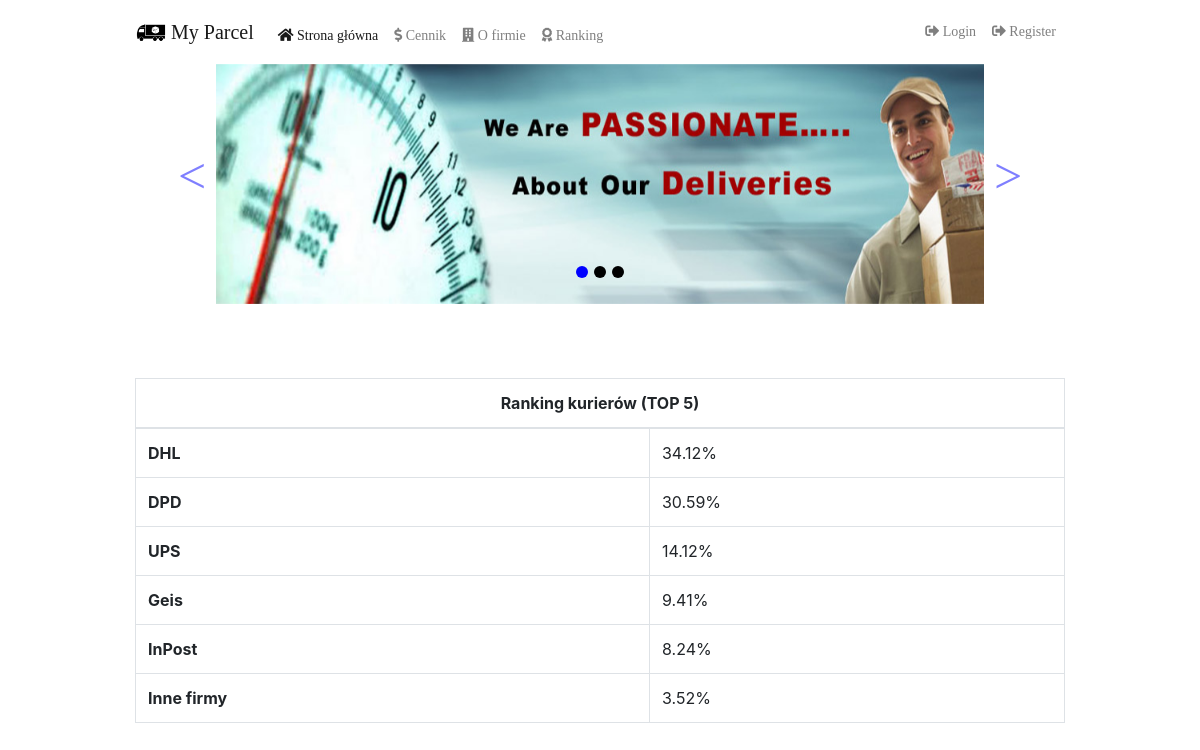
The app's page /courier-ranking/ with its own data.
### order/models.py (models this page shows, shortened)
class Courier(models.Model):
    name = models.CharField(max_length=250)

### order/views.py (the view)
# urls.py: path('courier-ranking/', views.CourierRankingView.as_view(), name='ranking'),
class CourierRankingView(generic.TemplateView):
    template_name = 'order/courier_ranking.html'
    def get_context_data(self, **kwargs):
        context = super(CourierRankingView, self).get_context_data(**kwargs)
        context['top'] = list(
            Order.objects.all().values('courier__name').annotate(total=Count('courier')).order_by('-total')[:5])
        all_couriers = Order.objects.all().count()
        for i in range(len(context['top'])):
            context['top'][i]['total'] /= all_couriers
            context['top'][i]['total'] *= 100
            context['top'][i]['total'] = round(context['top'][i]['total'], 2)
        context['top'].append(
            {'courier__name': 'Inne firmy', 'total': round(100 - sum(list(d['total'] for d in context['top'])), 2)})
        return context

### order/templates/order/courier_ranking.html (shortened to what this page needs)
{% extends 'order/base.html' %}
{% block body %}
    <div class="wrapper">
        <div class="container-fluid">
            <div class="row">
                <div class="col-lg-12">
                    <br>
                    <table class="table  table-bordered">
                        <thead>
                        <tr>
                            <th colspan="2" scope="col" class="text-center">Ranking kurierów (TOP 5)</th>
                        </tr>
                        </thead>
                        <tbody>
                        {% for value in top %}
                            <tr>
                                <td><strong>{{ value.courier__name }}</strong></td>
                                <td>{{ value.total }}%</td>
                            </tr>
                        {% endfor %}
                        </tbody>
                    </table>
                </div>
            </div>
            <div class="text-center">
                <div id="piechart" style="width: 900px; height: 500px;"></div>
            </div>
        </div>
    </div>
{% endblock %}

### order/static/order/style.css (style rules this page uses)
.container-fluid { margin-bottom:100px; margin-top:50px; }

### records on screen
Courier: courier__name "DHL", total "34.12"
Courier: courier__name "DPD", total "30.59"
Courier: courier__name "UPS", total "14.12"
Courier: courier__name "Geis", total "9.41"
Courier: courier__name "InPost", total "8.24"

### other values on screen
{{ value.courier__name }} "Inne firmy"
{{ value.total }} "3.52"
